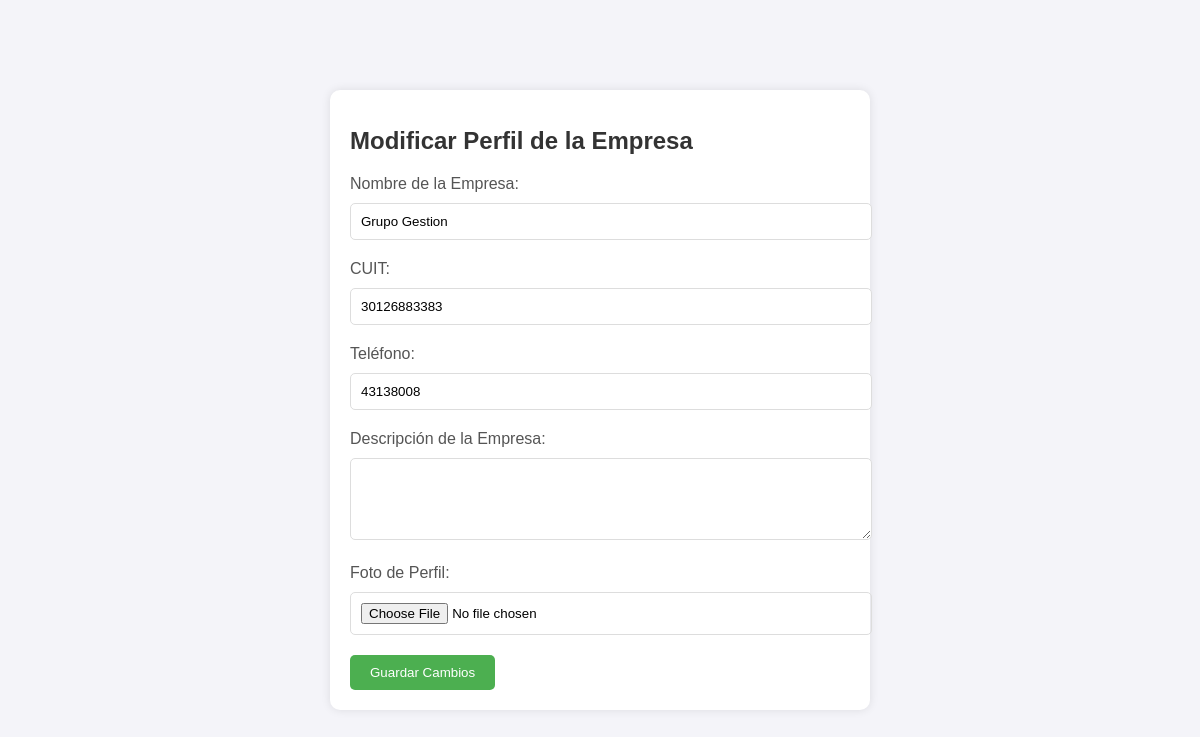
Page /modificar_datos_empresa.php (signed in) on the committed database.
### tables this page shows
CREATE TABLE `empresas` (
  `id_empresa` int(11) NOT NULL,
  `nombre_empresa` varchar(255) NOT NULL,
  `cuit` varchar(20) NOT NULL,
  `contrasena` varchar(100) NOT NULL,
  `correo_electronico` varchar(255) NOT NULL,
  `domicilio` varchar(255) NOT NULL,
  `pais` varchar(100) NOT NULL,
  `telefono` varchar(20) NOT NULL,
  `token` varchar(255) DEFAULT NULL,
  `descripcion` text DEFAULT NULL,
  `foto_perfil` varchar(255) DEFAULT NULL
);

### modificar_datos_empresa.php (the view, shortened to what this page needs)
<?php
require_once "bd.php";
$id_empresa = $_SESSION['empresa']['id_empresa'];
$sql = "SELECT nombre_empresa, cuit, telefono, descripcion, foto_perfil FROM empresas WHERE id_empresa = :id";
$stmt = $conexion->prepare($sql);
$stmt->bindParam(':id', $id_empresa);
$stmt->execute();
$empresa = $stmt->fetch(PDO::FETCH_ASSOC);
?>
<!DOCTYPE html>
<html lang="es">
<head>
</head>
<body>
    <div class="container">
        <h1>Modificar Perfil de la Empresa</h1>
        <form action="procesar_mod_datos_empresa.php" method="POST" enctype="multipart/form-data">
            <label for="nombre_empresa">Nombre de la Empresa:</label>
            <input type="text" id="nombre_empresa" name="nombre_empresa" value="<?php echo htmlspecialchars($empresa['nombre_empresa']); ?>">
            <label for="cuit_empresa">CUIT:</label>
            <input type="text" id="cuit_empresa" name="cuit_empresa" value="<?php echo htmlspecialchars($empresa['cuit']); ?>" readonly>
            <label for="telefono">Teléfono:</label>
            <input type="text" id="telefono" name="telefono" value="<?php echo htmlspecialchars($empresa['telefono']); ?>">
            <label for="descripcion">Descripción de la Empresa:</label>
            <textarea id="descripcion" name="descripcion" rows="4"><?php echo htmlspecialchars($empresa['descripcion']); ?></textarea>
            <label for="foto_perfil">Foto de Perfil:</label>
            <input type="file" id="foto_perfil" name="foto_perfil" accept="image/*">
            <input type="submit" value="Guardar Cambios">
        </form>
    </div>
</body>
</html>

### modificar_datos_empresa.php (style rules this page uses)
body { font-family: Arial, sans-serif; background-color: #f4f4f9; margin: 0; padding: 0; display: flex; justify-content: center; align-items: center; height: 100vh; }
.container { background-color: #fff; padding: 20px; border-radius: 10px; box-shadow: 0 0 10px rgba(0, 0, 0, 0.1); width: 100%; max-width: 500px; }
h1 { font-size: 24px; margin-bottom: 20px; color: #333; }
label { display: block; margin-bottom: 10px; color: #555; }
input[type="text"], textarea, input[type="file"] { width: 100%; padding: 10px; margin-bottom: 20px; border: 1px solid #ddd; border-radius: 5px; }
textarea { resize: vertical; }
input[type="submit"] { background-color: #4CAF50; color: white; padding: 10px 20px; border: none; border-radius: 5px; cursor: pointer; }

### rows in the picture
empresas: nombre_empresa "Grupo Gestion", cuit_empresa "30126883383", telefono "43138008"
